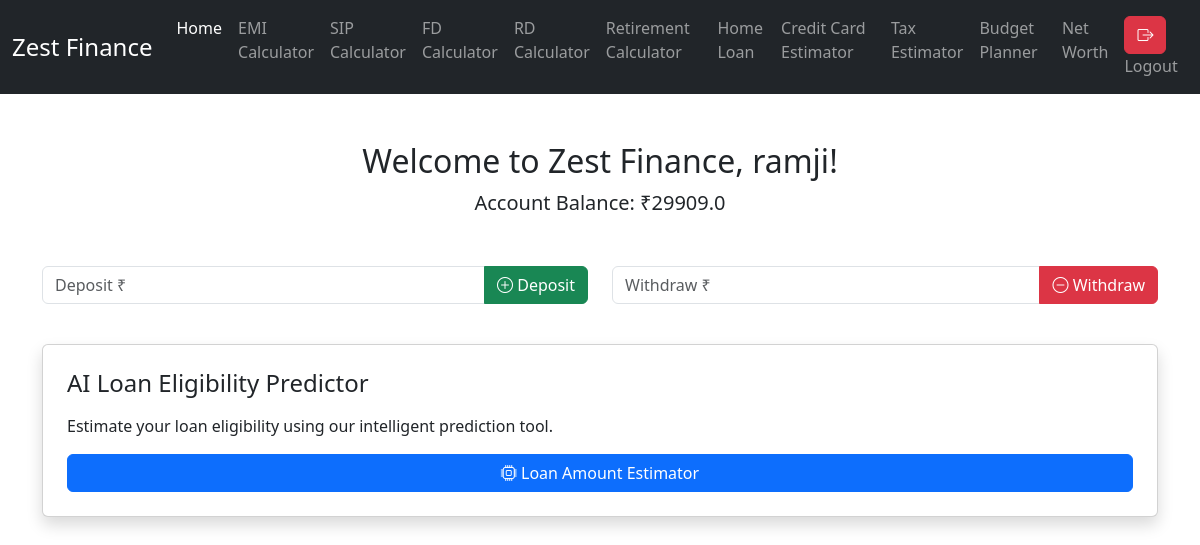
The app's page /dashboard/ (signed in), older data.
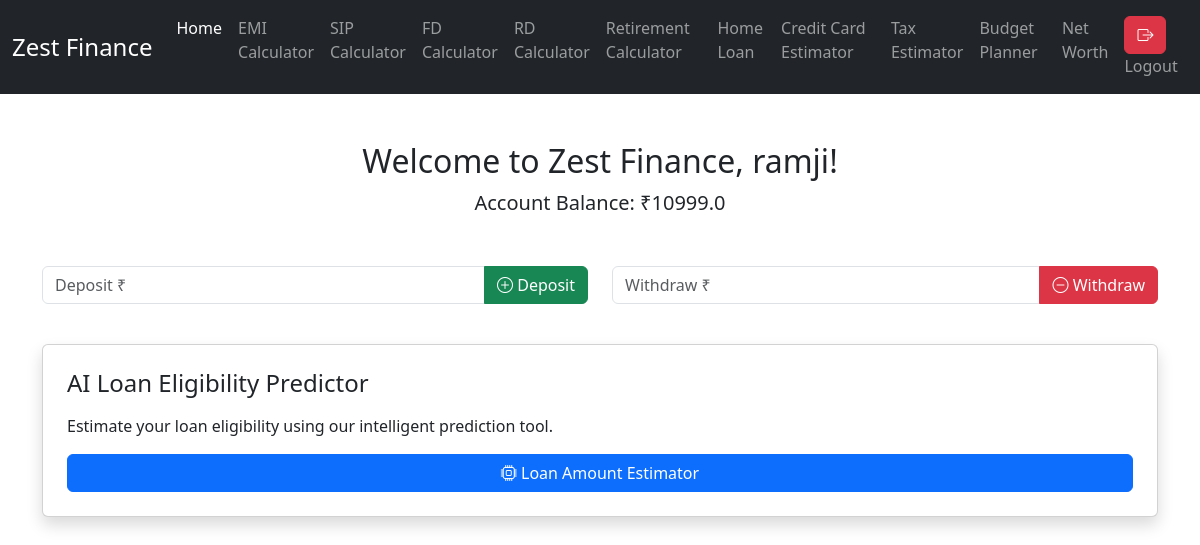
The same page, newer data.
### bank/models.py (models this page shows, shortened)
class BankAccount(models.Model):
    user = models.OneToOneField(User, on_delete=models.CASCADE)
    balance = models.FloatField(default=0.0)

### bank/views.py (the view)
# urls.py: path('dashboard/', login_required(views.dashboard_view), name='dashboard'),
@login_required
def dashboard_view(request):
    account = BankAccount.objects.get(user=request.user)
    return render(request, 'bank/dashboard.html', {'account': account})

### bank/templates/bank/dashboard.html (shortened to what this page needs)
{% load static %}
<!DOCTYPE html>
<html lang="en">
<head>
  <link href="https://cdn.jsdelivr.net/npm/bootstrap@5.3.0-alpha1/dist/css/bootstrap.min.css" rel="stylesheet" />
  <link href="https://cdn.jsdelivr.net/npm/bootstrap-icons/font/bootstrap-icons.css" rel="stylesheet" />
</head>
<body>
  <nav class="navbar navbar-expand-lg navbar-dark bg-dark">
    <div class="container-fluid">
      <a class="navbar-brand" href="#">Zest Finance</a>
      <div class="collapse navbar-collapse" id="navbarNav">
        <ul class="navbar-nav ms-auto">
          <li class="nav-item">
            <a class="nav-link active" aria-current="page" href="#"><span class="txt-danger">Home</span></a>
          </li>
          <li class="nav-item">
            <a class="nav-link" href="{% url 'emi' %}">EMI Calculator</a>
          </li>
          <li class="nav-item">
            <a class="nav-link" href="{% url 'sip' %}">SIP Calculator</a>
          </li>
          <li class="nav-item">
            <a class="nav-link" href="{% url 'fd' %}">FD Calculator</a>
          </li>
          <li class="nav-item">
            <a class="nav-link" href="{% url 'rd' %}">RD Calculator</a>
          </li>
          <li class="nav-item">
            <a class="nav-link" href="{% url 'retirement' %}">Retirement Calculator</a>
          </li>
          <li class="nav-item">
            <a class="nav-link" href="{% url 'home_loan' %}">Home Loan</a>
          </li>
          <li class="nav-item">
            <a class="nav-link" href="{% url 'credit_card' %}">Credit Card Estimator</a>
          </li>
          <li class="nav-item">
            <a class="nav-link" href="{% url 'tax' %}">Tax Estimator</a>
          </li>
          <li class="nav-item">
            <a class="nav-link" href="{% url 'budget' %}">Budget Planner</a>
          </li>
          <li class="nav-item">
            <a class="nav-link" href="{% url 'net_worth' %}">Net Worth</a>
          </li>
          <li class="nav-item">
            <a class="nav-link" href="{% url 'logout' %}"><i class="bi bi-box-arrow-right btn btn-danger"></i> Logout</a>
          </li>
        </ul>
      </div>
    </div>
  </nav>
  <div class="container mt-5">
    <div class="text-center mb-5">
      <h2>Welcome to Zest Finance, {{ user.username }}!</h2>
      <p class="lead">Account Balance: ₹{{ account.balance }}</p>
    </div>
    <div class="row mb-4">
      <div class="col-md-6">
        <form method="POST" action="{% url 'deposit' %}">
          <div class="input-group">
            <input type="number" step="0.01" name="amount" placeholder="Deposit ₹" required class="form-control">
            <button type="submit" class="btn btn-success">
              <i class="bi bi-plus-circle"></i> Deposit
            </button>
          </div>
        </form>
      </div>
      <div class="col-md-6">
        <form method="POST" action="{% url 'withdraw' %}">
          <div class="input-group">
            <input type="number" step="0.01" name="amount" placeholder="Withdraw ₹" required class="form-control">
            <button type="submit" class="btn btn-danger">
              <i class="bi bi-dash-circle"></i> Withdraw
            </button>
          </div>
        </form>
      </div>
    </div>
    <div class="section">
      <div class="card p-4 shadow rounded">
        <h4 class="mb-3">AI Loan Eligibility Predictor</h4>
        <p>Estimate your loan eligibility using our intelligent prediction tool.</p>
        <a href="{% url 'loan_estimator' %}" class="btn btn-primary">
          <i class="bi bi-cpu"></i> Loan Amount Estimator
        </a>
      </div>
    </div>
  </div>
</body>
</html>

### bank/templates/bank/dashboard.html (style rules this page uses)
.section { margin-top: 40px; }
.navbar-brand { font-size: 1.5rem; }

Row changes from the older to the newer data that the page shows:
changed BankAccount: balance "29909.0" → "10999.0"
